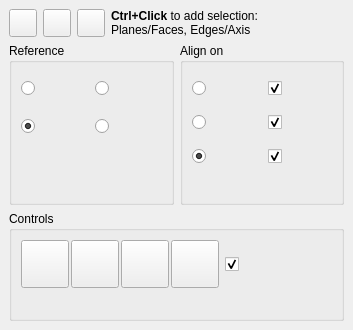
<?xml version="1.0" encoding="UTF-8"?>
<ui version="4.0">
 <class>DockWidget</class>
 <widget class="QDockWidget" name="DockWidget">
  <property name="geometry">
   <rect>
    <x>0</x>
    <y>0</y>
    <width>353</width>
    <height>330</height>
   </rect>
  </property>
  <property name="windowIcon">
   <iconset>
    <normaloff>Center-Align.png</normaloff>Center-Align.png</iconset>
  </property>
  <property name="layoutDirection">
   <enum>Qt::LeftToRight</enum>
  </property>
  <property name="features">
   <set>QDockWidget::DockWidgetFloatable|QDockWidget::DockWidgetMovable</set>
  </property>
  <property name="allowedAreas">
   <set>Qt::LeftDockWidgetArea|Qt::RightDockWidgetArea</set>
  </property>
  <property name="windowTitle">
   <string extracomment="kicad StepUp 3D tools">Align tool</string>
  </property>
  <widget class="QWidget" name="dockWidgetContents">
   <layout class="QGridLayout" name="gridLayout_5">
    <item row="1" column="0">
     <layout class="QGridLayout" name="gridLayout_4">
      <item row="0" column="1">
       <widget class="QGroupBox" name="AlignGroup">
        <property name="title">
         <string notr="true">Align on</string>
        </property>
        <layout class="QVBoxLayout" name="verticalLayout">
         <item>
          <layout class="QGridLayout" name="gridLayout_12">
           <property name="spacing">
            <number>2</number>
           </property>
           <item row="0" column="1">
            <widget class="QCheckBox" name="cbX">
             <property name="minimumSize">
              <size>
               <width>48</width>
               <height>32</height>
              </size>
             </property>
             <property name="maximumSize">
              <size>
               <width>64</width>
               <height>128</height>
              </size>
             </property>
             <property name="toolTip">
              <string notr="true">center on X</string>
             </property>
             <property name="text">
              <string notr="true"/>
             </property>
             <property name="icon">
              <iconset>
               <normaloff>Xaxis.png</normaloff>Xaxis.png</iconset>
             </property>
             <property name="iconSize">
              <size>
               <width>16</width>
               <height>16</height>
              </size>
             </property>
             <property name="checked">
              <bool>true</bool>
             </property>
            </widget>
           </item>
           <item row="2" column="1">
            <widget class="QCheckBox" name="cbZ">
             <property name="minimumSize">
              <size>
               <width>48</width>
               <height>32</height>
              </size>
             </property>
             <property name="maximumSize">
              <size>
               <width>64</width>
               <height>128</height>
              </size>
             </property>
             <property name="toolTip">
              <string notr="true">center on Z</string>
             </property>
             <property name="text">
              <string notr="true"/>
             </property>
             <property name="icon">
              <iconset>
               <normaloff>Zaxis.png</normaloff>Zaxis.png</iconset>
             </property>
             <property name="iconSize">
              <size>
               <width>16</width>
               <height>16</height>
              </size>
             </property>
             <property name="checked">
              <bool>true</bool>
             </property>
            </widget>
           </item>
           <item row="1" column="1">
            <widget class="QCheckBox" name="cbY">
             <property name="minimumSize">
              <size>
               <width>48</width>
               <height>32</height>
              </size>
             </property>
             <property name="maximumSize">
              <size>
               <width>64</width>
               <height>128</height>
              </size>
             </property>
             <property name="toolTip">
              <string notr="true">center on Y</string>
             </property>
             <property name="text">
              <string notr="true"/>
             </property>
             <property name="icon">
              <iconset>
               <normaloff>Yaxis.png</normaloff>Yaxis.png</iconset>
             </property>
             <property name="iconSize">
              <size>
               <width>16</width>
               <height>16</height>
              </size>
             </property>
             <property name="checked">
              <bool>true</bool>
             </property>
            </widget>
           </item>
           <item row="0" column="0">
            <widget class="QRadioButton" name="rbCenters">
             <property name="minimumSize">
              <size>
               <width>64</width>
               <height>32</height>
              </size>
             </property>
             <property name="toolTip">
              <string notr="true">Align Centers</string>
             </property>
             <property name="text">
              <string notr="true"/>
             </property>
             <property name="icon">
              <iconset>
               <normaloff>Centers.png</normaloff>Centers.png</iconset>
             </property>
             <property name="iconSize">
              <size>
               <width>26</width>
               <height>26</height>
              </size>
             </property>
             <property name="checked">
              <bool>false</bool>
             </property>
            </widget>
           </item>
           <item row="1" column="0">
            <widget class="QRadioButton" name="rbPlanes">
             <property name="minimumSize">
              <size>
               <width>64</width>
               <height>32</height>
              </size>
             </property>
             <property name="toolTip">
              <string notr="true">Align Planes</string>
             </property>
             <property name="text">
              <string notr="true"/>
             </property>
             <property name="icon">
              <iconset>
               <normaloff>Planes.png</normaloff>Planes.png</iconset>
             </property>
             <property name="iconSize">
              <size>
               <width>26</width>
               <height>26</height>
              </size>
             </property>
             <property name="checked">
              <bool>false</bool>
             </property>
            </widget>
           </item>
           <item row="2" column="0">
            <widget class="QRadioButton" name="rbPlanesCenters">
             <property name="minimumSize">
              <size>
               <width>64</width>
               <height>32</height>
              </size>
             </property>
             <property name="toolTip">
              <string notr="true">Align Centers &amp; Planes</string>
             </property>
             <property name="text">
              <string notr="true"/>
             </property>
             <property name="icon">
              <iconset>
               <normaloff>Planes-Centers.png</normaloff>Planes-Centers.png</iconset>
             </property>
             <property name="iconSize">
              <size>
               <width>26</width>
               <height>26</height>
              </size>
             </property>
             <property name="checked">
              <bool>true</bool>
             </property>
            </widget>
           </item>
          </layout>
         </item>
         <item>
          <spacer name="verticalSpacer">
           <property name="orientation">
            <enum>Qt::Vertical</enum>
           </property>
           <property name="sizeHint" stdset="0">
            <size>
             <width>20</width>
             <height>40</height>
            </size>
           </property>
          </spacer>
         </item>
        </layout>
       </widget>
      </item>
      <item row="0" column="0">
       <widget class="QGroupBox" name="ReferenceGroup">
        <property name="title">
         <string notr="true">Reference</string>
        </property>
        <layout class="QVBoxLayout" name="verticalLayout_2">
         <item>
          <layout class="QGridLayout" name="gridLayout_3">
           <item row="0" column="0">
            <widget class="QRadioButton" name="rbBBox">
             <property name="minimumSize">
              <size>
               <width>64</width>
               <height>32</height>
              </size>
             </property>
             <property name="toolTip">
              <string notr="true">Center of
Boundig Box</string>
             </property>
             <property name="text">
              <string notr="true"/>
             </property>
             <property name="icon">
              <iconset>
               <normaloff>Bbox.png</normaloff>Bbox.png</iconset>
             </property>
             <property name="iconSize">
              <size>
               <width>26</width>
               <height>26</height>
              </size>
             </property>
             <property name="checked">
              <bool>false</bool>
             </property>
            </widget>
           </item>
           <item row="0" column="1">
            <widget class="QRadioButton" name="rbMass">
             <property name="minimumSize">
              <size>
               <width>64</width>
               <height>32</height>
              </size>
             </property>
             <property name="toolTip">
              <string notr="true">Center of
Mass</string>
             </property>
             <property name="text">
              <string notr="true"/>
             </property>
             <property name="icon">
              <iconset>
               <normaloff>Mass.png</normaloff>Mass.png</iconset>
             </property>
             <property name="iconSize">
              <size>
               <width>26</width>
               <height>26</height>
              </size>
             </property>
            </widget>
           </item>
           <item row="1" column="0">
            <widget class="QRadioButton" name="rbNormal">
             <property name="minimumSize">
              <size>
               <width>64</width>
               <height>32</height>
              </size>
             </property>
             <property name="toolTip">
              <string notr="true">Alignment Normal</string>
             </property>
             <property name="text">
              <string notr="true"/>
             </property>
             <property name="icon">
              <iconset>
               <normaloff>Normal-Up.png</normaloff>Normal-Up.png</iconset>
             </property>
             <property name="iconSize">
              <size>
               <width>26</width>
               <height>26</height>
              </size>
             </property>
             <property name="checked">
              <bool>true</bool>
             </property>
            </widget>
           </item>
           <item row="1" column="1">
            <widget class="QRadioButton" name="rbNormal_Inv">
             <property name="minimumSize">
              <size>
               <width>64</width>
               <height>32</height>
              </size>
             </property>
             <property name="toolTip">
              <string notr="true">Alignment Normal
Inverted</string>
             </property>
             <property name="text">
              <string notr="true"/>
             </property>
             <property name="icon">
              <iconset>
               <normaloff>Normal-Down.png</normaloff>Normal-Down.png</iconset>
             </property>
             <property name="iconSize">
              <size>
               <width>26</width>
               <height>26</height>
              </size>
             </property>
             <property name="checked">
              <bool>false</bool>
             </property>
            </widget>
           </item>
          </layout>
         </item>
         <item>
          <spacer name="verticalSpacer_2">
           <property name="orientation">
            <enum>Qt::Vertical</enum>
           </property>
           <property name="sizeHint" stdset="0">
            <size>
             <width>20</width>
             <height>40</height>
            </size>
           </property>
          </spacer>
         </item>
        </layout>
       </widget>
      </item>
     </layout>
    </item>
    <item row="0" column="0">
     <layout class="QGridLayout" name="gridLayout_2">
      <item row="0" column="9">
       <widget class="QLabel" name="Label_Align_Gui">
        <property name="toolTip">
         <string notr="true">Ctrl+Click to select
Faces/Planes or Edges/Axis</string>
        </property>
        <property name="text">
         <string>&lt;b&gt;Ctrl+Click&lt;/b&gt; to add selection:&lt;br&gt;Planes/Faces, Edges/Axis</string>
        </property>
       </widget>
      </item>
      <item row="0" column="10">
       <spacer name="horizontalSpacer">
        <property name="orientation">
         <enum>Qt::Horizontal</enum>
        </property>
        <property name="sizeHint" stdset="0">
         <size>
          <width>40</width>
          <height>20</height>
         </size>
        </property>
       </spacer>
      </item>
      <item row="0" column="8">
       <widget class="QPushButton" name="close">
        <property name="maximumSize">
         <size>
          <width>28</width>
          <height>28</height>
         </size>
        </property>
        <property name="toolTip">
         <string>close</string>
        </property>
        <property name="text">
         <string notr="true"/>
        </property>
        <property name="icon">
         <iconset>
          <normaloff>closeW.png</normaloff>closeW.png</iconset>
        </property>
        <property name="iconSize">
         <size>
          <width>24</width>
          <height>24</height>
         </size>
        </property>
       </widget>
      </item>
      <item row="0" column="7">
       <widget class="QPushButton" name="Help_Align">
        <property name="maximumSize">
         <size>
          <width>28</width>
          <height>28</height>
         </size>
        </property>
        <property name="toolTip">
         <string>close</string>
        </property>
        <property name="text">
         <string notr="true"/>
        </property>
        <property name="icon">
         <iconset>
          <normaloff>help.png</normaloff>help.png</iconset>
        </property>
        <property name="iconSize">
         <size>
          <width>24</width>
          <height>24</height>
         </size>
        </property>
       </widget>
      </item>
      <item row="0" column="2">
       <widget class="QPushButton" name="dock_float">
        <property name="maximumSize">
         <size>
          <width>28</width>
          <height>28</height>
         </size>
        </property>
        <property name="toolTip">
         <string>expand</string>
        </property>
        <property name="text">
         <string notr="true"/>
        </property>
        <property name="icon">
         <iconset>
          <normaloff>un_dock.png</normaloff>un_dock.png</iconset>
        </property>
        <property name="iconSize">
         <size>
          <width>24</width>
          <height>24</height>
         </size>
        </property>
       </widget>
      </item>
     </layout>
    </item>
    <item row="2" column="0">
     <layout class="QGridLayout" name="gridLayout_6">
      <item row="0" column="0">
       <widget class="QGroupBox" name="ControlsGroup">
        <property name="title">
         <string notr="true">Controls</string>
        </property>
        <layout class="QGridLayout" name="gridLayout_7">
         <item row="0" column="2">
          <spacer name="horizontalSpacer_2">
           <property name="orientation">
            <enum>Qt::Horizontal</enum>
           </property>
           <property name="sizeHint" stdset="0">
            <size>
             <width>40</width>
             <height>20</height>
            </size>
           </property>
          </spacer>
         </item>
         <item row="0" column="1">
          <widget class="QCheckBox" name="cbHierarchy">
           <property name="minimumSize">
            <size>
             <width>52</width>
             <height>48</height>
            </size>
           </property>
           <property name="maximumSize">
            <size>
             <width>64</width>
             <height>128</height>
            </size>
           </property>
           <property name="toolTip">
            <string notr="true">use Part and Body
hierarchy in Aligning</string>
           </property>
           <property name="text">
            <string notr="true"/>
           </property>
           <property name="icon">
            <iconset>
             <normaloff>hierarchy.png</normaloff>hierarchy.png</iconset>
           </property>
           <property name="iconSize">
            <size>
             <width>26</width>
             <height>26</height>
            </size>
           </property>
           <property name="checked">
            <bool>true</bool>
           </property>
          </widget>
         </item>
         <item row="0" column="0">
          <layout class="QGridLayout" name="gridLayout_14">
           <property name="spacing">
            <number>2</number>
           </property>
           <item row="0" column="0">
            <widget class="QPushButton" name="Align">
             <property name="minimumSize">
              <size>
               <width>48</width>
               <height>48</height>
              </size>
             </property>
             <property name="maximumSize">
              <size>
               <width>64</width>
               <height>64</height>
              </size>
             </property>
             <property name="toolTip">
              <string>Align objects</string>
             </property>
             <property name="text">
              <string/>
             </property>
             <property name="icon">
              <iconset>
               <normaloff>Center-Align.png</normaloff>Center-Align.png</iconset>
             </property>
             <property name="iconSize">
              <size>
               <width>32</width>
               <height>32</height>
              </size>
             </property>
             <property name="checkable">
              <bool>false</bool>
             </property>
             <property name="checked">
              <bool>false</bool>
             </property>
            </widget>
           </item>
           <item row="0" column="4">
            <widget class="QPushButton" name="XRayBtn">
             <property name="minimumSize">
              <size>
               <width>48</width>
               <height>48</height>
              </size>
             </property>
             <property name="maximumSize">
              <size>
               <width>64</width>
               <height>64</height>
              </size>
             </property>
             <property name="toolTip">
              <string notr="true">XRay toggle</string>
             </property>
             <property name="text">
              <string notr="true"/>
             </property>
             <property name="icon">
              <iconset>
               <normaloff>xray.png</normaloff>xray.png</iconset>
             </property>
             <property name="iconSize">
              <size>
               <width>24</width>
               <height>24</height>
              </size>
             </property>
             <property name="checkable">
              <bool>false</bool>
             </property>
             <property name="checked">
              <bool>false</bool>
             </property>
            </widget>
           </item>
           <item row="0" column="3">
            <widget class="QPushButton" name="Undo_Align">
             <property name="minimumSize">
              <size>
               <width>48</width>
               <height>48</height>
              </size>
             </property>
             <property name="maximumSize">
              <size>
               <width>64</width>
               <height>64</height>
              </size>
             </property>
             <property name="toolTip">
              <string>Undo last Alignment</string>
             </property>
             <property name="text">
              <string/>
             </property>
             <property name="icon">
              <iconset>
               <normaloff>Undo.png</normaloff>Undo.png</iconset>
             </property>
             <property name="iconSize">
              <size>
               <width>24</width>
               <height>24</height>
              </size>
             </property>
             <property name="checkable">
              <bool>false</bool>
             </property>
             <property name="checked">
              <bool>false</bool>
             </property>
            </widget>
           </item>
           <item row="0" column="2">
            <widget class="QPushButton" name="Move">
             <property name="minimumSize">
              <size>
               <width>48</width>
               <height>48</height>
              </size>
             </property>
             <property name="maximumSize">
              <size>
               <width>64</width>
               <height>64</height>
              </size>
             </property>
             <property name="toolTip">
              <string>Move selected</string>
             </property>
             <property name="text">
              <string/>
             </property>
             <property name="icon">
              <iconset>
               <normaloff>Move.png</normaloff>Move.png</iconset>
             </property>
             <property name="iconSize">
              <size>
               <width>24</width>
               <height>24</height>
              </size>
             </property>
             <property name="checkable">
              <bool>false</bool>
             </property>
             <property name="checked">
              <bool>false</bool>
             </property>
            </widget>
           </item>
          </layout>
         </item>
         <item row="1" column="0">
          <spacer name="verticalSpacer_3">
           <property name="orientation">
            <enum>Qt::Vertical</enum>
           </property>
           <property name="sizeHint" stdset="0">
            <size>
             <width>20</width>
             <height>40</height>
            </size>
           </property>
          </spacer>
         </item>
        </layout>
       </widget>
      </item>
     </layout>
    </item>
   </layout>
  </widget>
 </widget>
 <resources/>
 <connections/>
 <designerdata>
  <property name="gridDeltaX">
   <number>4</number>
  </property>
  <property name="gridDeltaY">
   <number>4</number>
  </property>
  <property name="gridSnapX">
   <bool>true</bool>
  </property>
  <property name="gridSnapY">
   <bool>true</bool>
  </property>
  <property name="gridVisible">
   <bool>true</bool>
  </property>
 </designerdata>
</ui>
